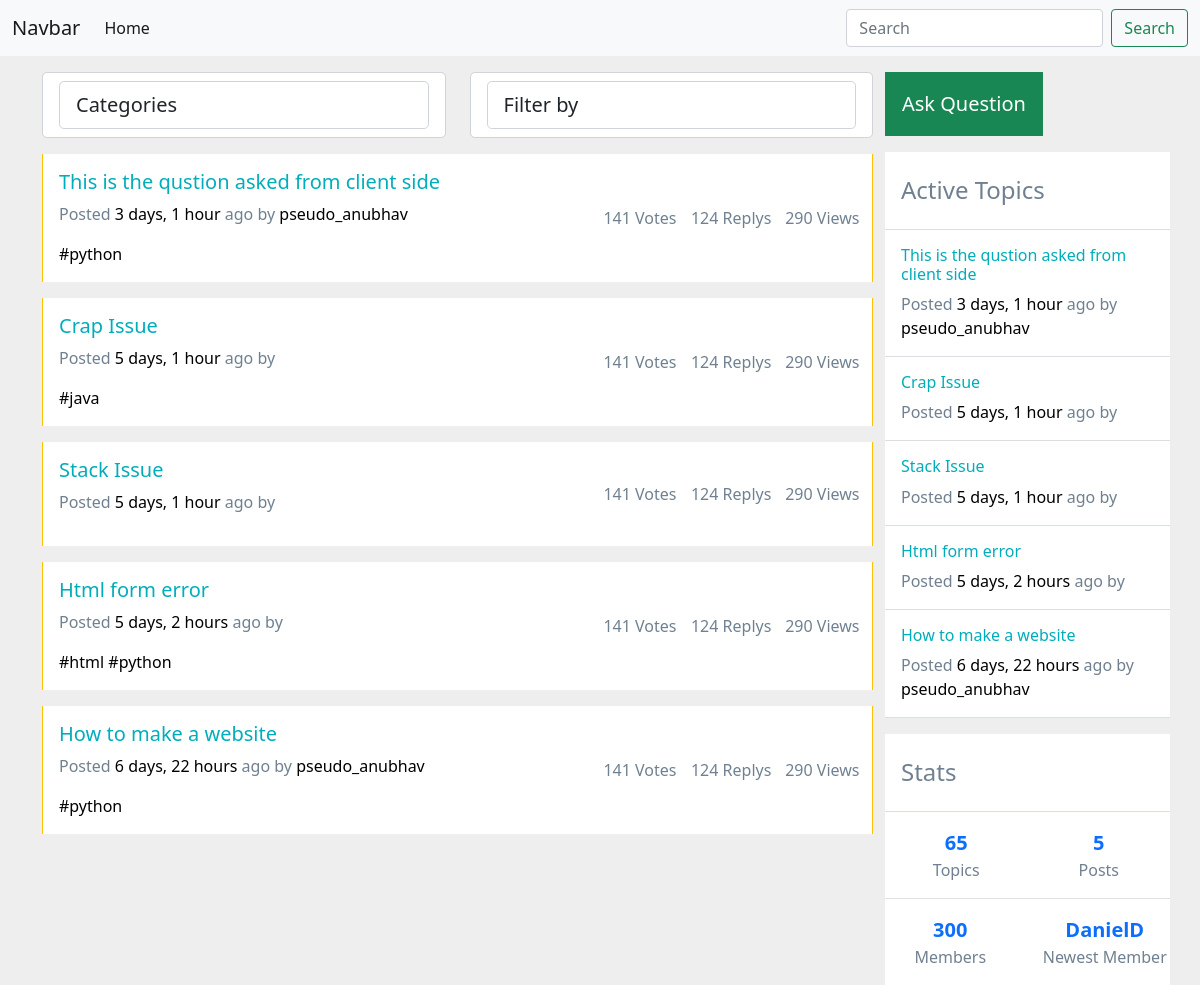
The app's page /, older data.
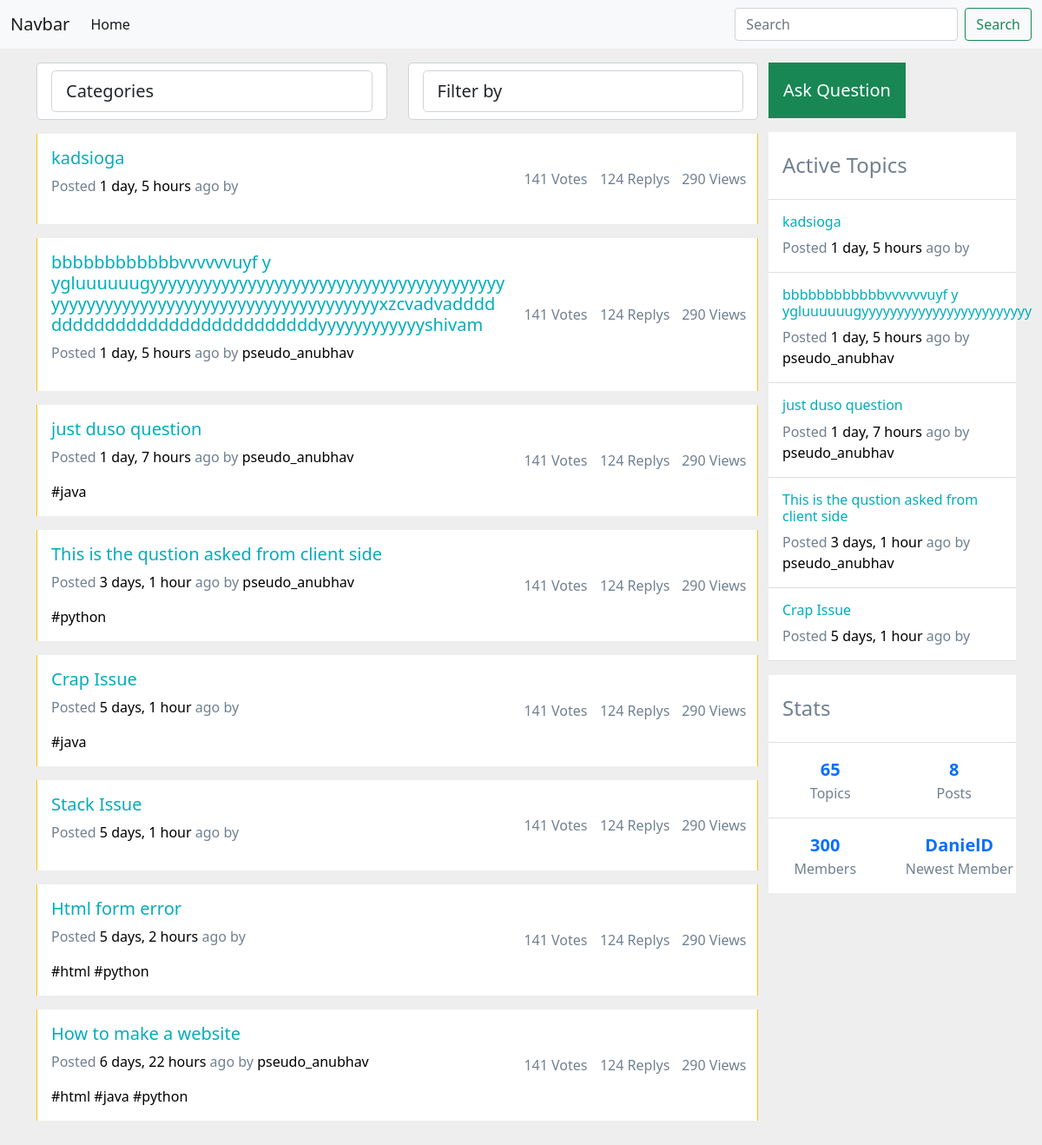
The same page, newer data.
### forum/models.py (models this page shows, shortened)
class Post(models.Model):
    profile = models.ForeignKey(UserProfile, on_delete=models.CASCADE, null=True, blank=True)
    title = models.CharField(max_length=800)
    description = models.CharField(max_length=2000)
    upvote = models.IntegerField(default=0, null=True, blank=True)
    downvote = models.IntegerField(default=0, null=True, blank=True)
    tags = models.ManyToManyField('Tag', blank=True)
    isactive = models.BooleanField(default=True)
    id = models.UUIDField(default=uuid.uuid4, primary_key=True, unique=True, editable=False)
    created = models.DateTimeField(auto_now_add=True)
    class Meta:
        ordering = ['-created']
    def __str__(self) -> str:
        return self.title

class Tag(models.Model):
    name = models.CharField(max_length=100)
    id = models.UUIDField(default=uuid.uuid4, primary_key=True, unique=True, editable=False)
    created = models.DateTimeField(auto_now_add=True)

### userprofile/models.py (models this page shows, shortened)
class UserProfile(models.Model):
    user = models.OneToOneField(User, on_delete=models.CASCADE, null=True, blank=True)
    name = models.CharField(max_length=100, null=True, blank=True)
    email = models.EmailField(null=True, blank=True)
    profile_image = models.ImageField(null=True, blank=True, upload_to='')
    bio = models.TextField(null=True, blank=True)
    username = models.CharField(max_length=200, null=True, blank=True)
    social_github = models.CharField(max_length=200, blank=True, null=True)
    social_twitter = models.CharField(max_length=200, blank=True, null=True)
    created = models.DateTimeField(auto_now_add=True)
    id = models.UUIDField(default=uuid.uuid4, primary_key=True, editable=False, unique=True)

### forum/views.py (the view)
# urls.py: path('', views.homePage, name='home'),
def homePage(request):
    posts = Post.objects.all
    active_posts = Post.objects.filter(isactive = True)[:5]
    print(active_posts)
    print(posts)
    context = {'posts': posts, 'active_posts': active_posts}
    return render(request, 'forum/home.html', context)

### forum/templates/forum/home.html (shortened to what the changed rows need)
{% extends 'base.html' %}
{% block content %}
<link href="https://code.ionicframework.com/ionicons/2.0.1/css/ionicons.min.css" rel="stylesheet">
<div class="container">
      <div class="row mt-3">
        <div class="col-lg-9 mb-3">
          {% for post in posts %}
          <div class="card row-hover pos-relative py-3 px-3 mb-3 border-warning border-top-0 border-right-0 border-bottom-0 rounded-0">
            <div class="row align-items-center">
              <div class="col-md-8 mb-3 mb-sm-0">
                <h5>
                  <a href="{% url 'solution' post.id post.title.lower|cut:' '|slice:':50' %}" class="text-primary">{{post.title}}</a>
                </h5>
                <p class="text-sm"><span class="op-6">Posted</span> <a class="text-black" href="#">{{post.created|timesince}}</a> <span class="op-6">ago by</span> <a class="text-black" href="#">{{post.profile.username}}</a></p>
                {% for tag in post.tags.all %}
                <span class="text-sm op-5"> <a class="text-black mr-2" href="#">#{{tag.name}}</a></span>
                {% endfor %}
              </div>
              <div class="col-md-4 op-7">
                <div class="row text-center op-7">
                  <div class="col px-1">  <span class="d-block text-sm">141 Votes</span> </div>
                  <div class="col px-1">  <span class="d-block text-sm">124 Replys</span> </div>
                  <div class="col px-1">  <span class="d-block text-sm">290 Views</span> </div>
                </div>
              </div>
            </div>
          </div>
        {% endfor %}
    </div>
        <div class="col-lg-3 mb-4 mb-lg-0 px-lg-0 mt-lg-0">
          <div data-settings="{&quot;parent&quot;:&quot;#content&quot;,&quot;mind&quot;:&quot;#header&quot;,&quot;top&quot;:10,&quot;breakpoint&quot;:992}" data-toggle="sticky" class="sticky" style="top: 85px;"><div class="sticky-inner">
            <div class="bg-white mb-3">
              <h4 class="px-3 py-4 op-5 m-0">
                Active Topics
              </h4>
              {% for post in active_posts %}
              <hr class="m-0">
              <div class="pos-relative px-3 py-3">
                <h6 class="text-primary text-sm">
                  <a href="{% url 'solution' post.id post.title.lower|slice:':50'|cut:' ' %}" class="text-primary">{{post.title|slice:":58"}}</a>
                </h6>
                <p class="mb-0 text-sm"><span class="op-6">Posted</span> <a class="text-black" href="#">{{post.created|timesince}}</a> <span class="op-6">ago by</span> <a class="text-black" href="#">{{post.profile.username}}</a></p>
              </div>
             {% endfor %}
              <hr class="m-0">
            </div>
            <div class="bg-white text-sm">
              <div class="row text-center d-flex flex-row op-7 mx-0">
                <div class="col-sm-6 col flex-ew text-center py-3 border-bottom mx-0"> <a class="d-block lead font-weight-bold" href="#">{{posts.count}}</a> Posts </div>
              </div>
            </div>
          </div></div>
        </div>
      </div>
    </div>
{% endblock %}

Row changes from the older to the newer data that the page shows:
no longer on one of the page's lists (row unchanged): Post: title "Stack Issue", created "5 days, 1 hour"
no longer on one of the page's lists (row unchanged): Post: title "Html form error", created "5 days, 2 hours"
no longer on one of the page's lists (row unchanged): Post: title "How to make a website", created "6 days, 22 hours", profile.username "pseudo_anubhav"
added Post: title "kadsioga", created "1 day, 5 hours"
added Post: title "bbbbbbbbbbbbvvvvvvuyf y ygluuuuuugyyyyyyyyyyyyyyyyyyyyyyyyyyyyyyyyyyyyyyyyyyyyyyyyyyyyyyyyyyyyyyyyyyyyyyyyyyyyyxzcvadvadddddddddddddddddddddddddddddyyyyyyyyyyyyshivam", created "1 day, 5 hours", profile.username "pseudo_anubhav", title "bbbbbbbbbbbbvvvvvvuyf y ygluuuuuugyyyyyyyyyyyyyyyyyyyyyyyy"
added Post: title "just duso question", created "1 day, 7 hours", profile.username "pseudo_anubhav", Tag (name "java")
changed Post "How to make a website": gains Tag (name "html"); gains Tag (name "java")
Text that changed along with them:
{{ posts.count }}: "5" → "8"
